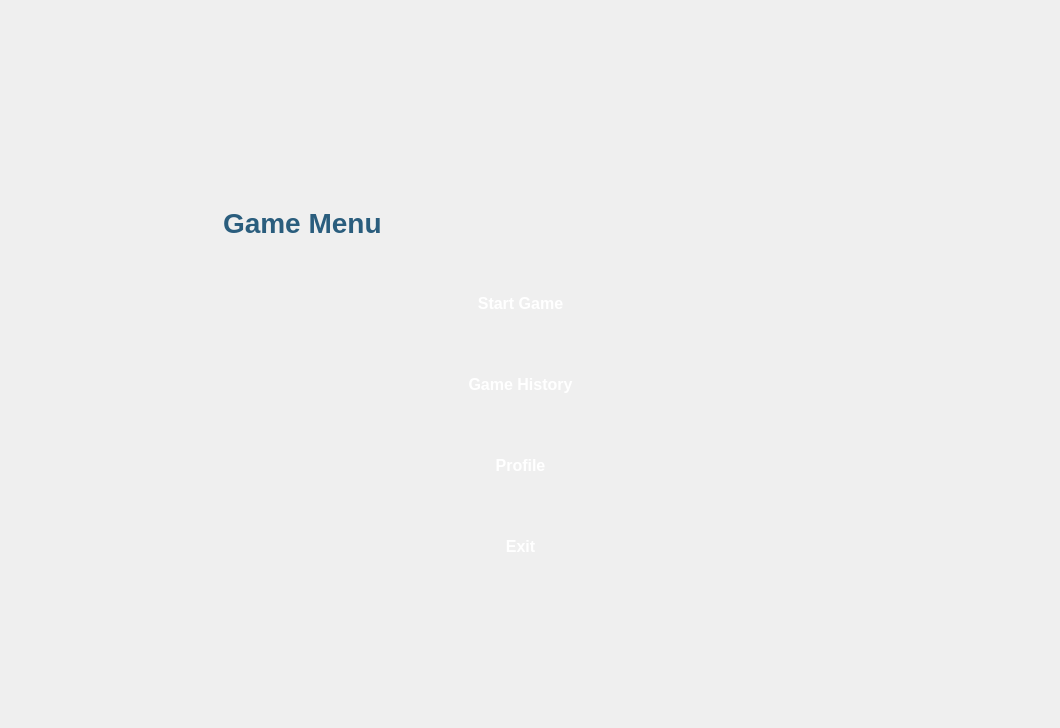
<?xml version="1.0" encoding="UTF-8"?>
<ui version="4.0">
 <class>gamemenu</class>
 <widget class="QDialog" name="gamemenu">
  <property name="geometry">
   <rect>
    <x>0</x>
    <y>0</y>
    <width>1060</width>
    <height>728</height>
   </rect>
  </property>
  <property name="windowTitle">
   <string>Dialog</string>
  </property>
  <property name="styleSheet">
   <string notr="true">QDialog {
    background-image: url(:/images/main_menu.png);
    background-repeat: no-repeat;
    background-position: center;
    background-attachment: fixed;
}</string>
  </property>
  <widget class="QWidget" name="verticalLayoutWidget">
   <property name="geometry">
    <rect>
     <x>200</x>
     <y>180</y>
     <width>641</width>
     <height>411</height>
    </rect>
   </property>
   <layout class="QVBoxLayout" name="verticalLayout">
    <property name="spacing">
     <number>5</number>
    </property>
    <item>
     <widget class="QLabel" name="menuTitleLabel">
      <property name="sizePolicy">
       <sizepolicy hsizetype="Preferred" vsizetype="Fixed">
        <horstretch>0</horstretch>
        <verstretch>0</verstretch>
       </sizepolicy>
      </property>
      <property name="styleSheet">
       <string notr="true">QLabel#menuTitleLabel {
    font-size: 28px;
    font-weight: bold;
    color: #2a5d7d; 
    padding: 15px;
    qproperty-alignment: AlignCenter;
}</string>
      </property>
      <property name="text">
       <string>Game Menu</string>
      </property>
     </widget>
    </item>
    <item>
     <widget class="QPushButton" name="pushButton_4">
      <property name="sizePolicy">
       <sizepolicy hsizetype="Expanding" vsizetype="Fixed">
        <horstretch>0</horstretch>
        <verstretch>0</verstretch>
       </sizepolicy>
      </property>
      <property name="minimumSize">
       <size>
        <width>0</width>
        <height>64</height>
       </size>
      </property>
      <property name="styleSheet">
       <string notr="true">QPushButton {
    background-color: qlineargradient(
        spread:pad, x1:0, y1:0, x2:1, y2:0,
        stop:0 #88bfd9, stop:1 #ce93d0
    );
    color: white;
    font-size: 16px;
    font-weight: bold;
    padding: 12px;
    border: none;
    border-radius: 10px;
    min-height: 40px;
}
QPushButton:hover {
    background-color: qlineargradient(
        spread:pad, x1:0, y1:0, x2:1, y2:0,
        stop:0 #76acc5, stop:1 #bb83c0
    );
}
QPushButton:pressed {
    background-color: #6b8ea9;
}</string>
      </property>
      <property name="text">
       <string>Start Game</string>
      </property>
     </widget>
    </item>
    <item>
     <widget class="QPushButton" name="pushButton_3">
      <property name="sizePolicy">
       <sizepolicy hsizetype="Expanding" vsizetype="Fixed">
        <horstretch>0</horstretch>
        <verstretch>0</verstretch>
       </sizepolicy>
      </property>
      <property name="minimumSize">
       <size>
        <width>0</width>
        <height>64</height>
       </size>
      </property>
      <property name="styleSheet">
       <string notr="true">QPushButton {
    background-color: qlineargradient(
        spread:pad, x1:0, y1:0, x2:1, y2:0,
        stop:0 #88bfd9, stop:1 #ce93d0
    );
    color: white;
    font-size: 16px;
    font-weight: bold;
    padding: 12px;
    border: none;
    border-radius: 10px;
    min-height: 40px;
}
QPushButton:hover {
    background-color: qlineargradient(
        spread:pad, x1:0, y1:0, x2:1, y2:0,
        stop:0 #76acc5, stop:1 #bb83c0
    );
}
QPushButton:pressed {
    background-color: #6b8ea9;
}</string>
      </property>
      <property name="text">
       <string>Game History</string>
      </property>
     </widget>
    </item>
    <item>
     <widget class="QPushButton" name="pushButton_2">
      <property name="sizePolicy">
       <sizepolicy hsizetype="Expanding" vsizetype="Fixed">
        <horstretch>0</horstretch>
        <verstretch>0</verstretch>
       </sizepolicy>
      </property>
      <property name="minimumSize">
       <size>
        <width>0</width>
        <height>64</height>
       </size>
      </property>
      <property name="styleSheet">
       <string notr="true">QPushButton {
    background-color: qlineargradient(
        spread:pad, x1:0, y1:0, x2:1, y2:0,
        stop:0 #88bfd9, stop:1 #ce93d0
    );
    color: white;
    font-size: 16px;
    font-weight: bold;
    padding: 12px;
    border: none;
    border-radius: 10px;
    min-height: 40px;
}
QPushButton:hover {
    background-color: qlineargradient(
        spread:pad, x1:0, y1:0, x2:1, y2:0,
        stop:0 #76acc5, stop:1 #bb83c0
    );
}
QPushButton:pressed {
    background-color: #6b8ea9;
}</string>
      </property>
      <property name="text">
       <string>Profile</string>
      </property>
     </widget>
    </item>
    <item>
     <widget class="QPushButton" name="pushButton">
      <property name="sizePolicy">
       <sizepolicy hsizetype="Expanding" vsizetype="Fixed">
        <horstretch>0</horstretch>
        <verstretch>0</verstretch>
       </sizepolicy>
      </property>
      <property name="minimumSize">
       <size>
        <width>0</width>
        <height>64</height>
       </size>
      </property>
      <property name="styleSheet">
       <string notr="true">QPushButton {
    background-color: qlineargradient(
        spread:pad, x1:0, y1:0, x2:1, y2:0,
        stop:0 #88bfd9, stop:1 #ce93d0
    );
    color: white;
    font-size: 16px;
    font-weight: bold;
    padding: 12px;
    border: none;
    border-radius: 10px;
    min-height: 40px;
}
QPushButton:hover {
    background-color: qlineargradient(
        spread:pad, x1:0, y1:0, x2:1, y2:0,
        stop:0 #76acc5, stop:1 #bb83c0
    );
}
QPushButton:pressed {
    background-color: #6b8ea9;
}</string>
      </property>
      <property name="text">
       <string>Exit</string>
      </property>
     </widget>
    </item>
   </layout>
  </widget>
 </widget>
 <resources/>
 <connections/>
</ui>
